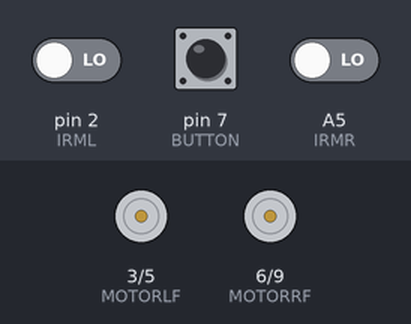
Simulated run of this sketch. Board: Arduino Uno, built with avr-gcc and run on an emulated ATmega328P. Parts: motor-driver pin pairs drawn as motors (green arrow = first pin HIGH = forward, orange = second pin HIGH = backward, longer = more drive). The test bench sets the inputs (shaded band); at power-on: pin 7 (BUTTON) HIGH, A5 (IRMR) LOW, pin 2 (IRML) LOW.

Above: at 0.8 s.
0.9 s: pin 7 (BUTTON) pulled LOW for 0.15 s
At 3.3 s:
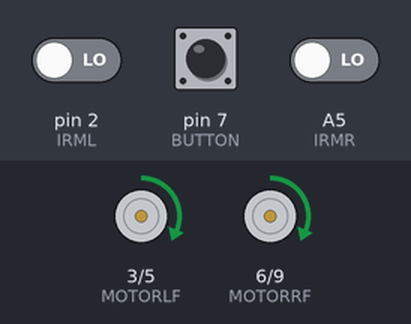
4.0 s: A5 (IRMR) driven HIGH
At 5.2 s:
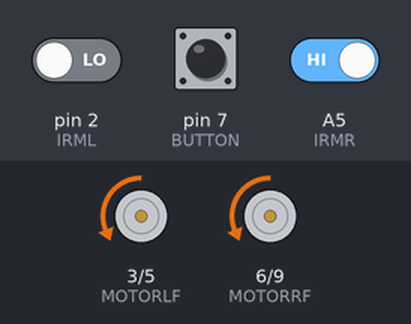
5.5 s: pin 2 (IRML) driven HIGH
At 5.56 s:
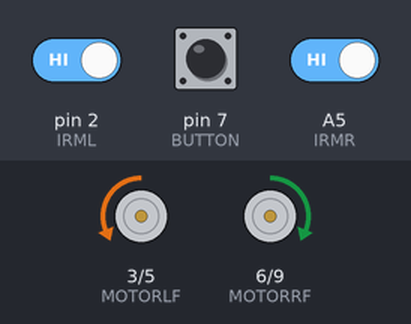
7.1 s: pin 2 (IRML) driven LOW
At 7.6 s:
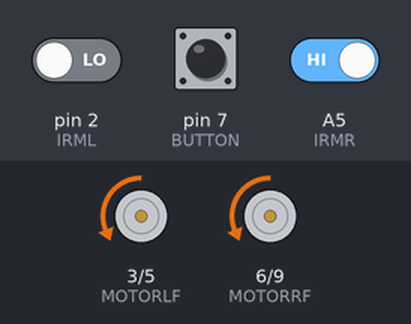
8.6 s: A5 (IRMR) driven LOW
At 8.66 s:
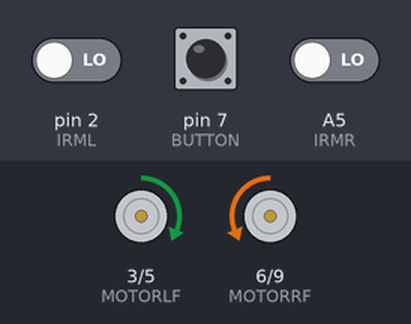
Timing chart, 0 to 11.2 s (numbered marks = the images above; inputs shaded):
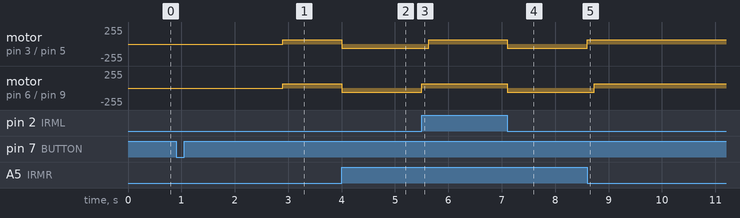

Measured:
- after the input at 0.9 s, motor on pin 3 (MOTORLF) / pin 5 (MOTORLB), motor on pin 6 (MOTORRF) / pin 9 (MOTORRB): stopped → forward 65/255 after 2.0 s
- after the input at 4.0 s, motor on pin 3 (MOTORLF) / pin 5 (MOTORLB), motor on pin 6 (MOTORRF) / pin 9 (MOTORRB): forward 65/255 → backward 65/255 at once
- after the input at 5.5 s, motor on pin 3 (MOTORLF) / pin 5 (MOTORLB): backward 65/255 → forward 65/255 after 0.13 s; motor on pin 6 (MOTORRF) / pin 9 (MOTORRB): backward 65/255 → forward 65/255 at once
- after the input at 7.1 s, motor on pin 3 (MOTORLF) / pin 5 (MOTORLB), motor on pin 6 (MOTORRF) / pin 9 (MOTORRB): forward 65/255 → backward 65/255 at once
- after the input at 8.6 s, motor on pin 3 (MOTORLF) / pin 5 (MOTORLB): backward 65/255 → forward 65/255 at once; motor on pin 6 (MOTORRF) / pin 9 (MOTORRB): backward 65/255 → forward 65/255 after 0.13 s

The sketch:

arduino_car_awesome.ino
```cpp
#define MOTORLF 3 // MOTOR LEFT FORWARD WHEN HIGH
#define MOTORLB 5 // MOTOR LEFT BACKWARD WHEN HIGH
#define MOTORRF 6 // MOTOR RIGHT FORWARD WHEN HIGH
#define MOTORRB 9 // MOTOR RIGHT BACKWARD WHEN HIGH

#define IRR 13
#define IRML 2
#define IRMR A5
#define IRL A4

#define BUTTON 7

#define RIGHT_FIRST 1
#define LEFT_FIRST 0
#define DETECTED 1
#define NOT_DETECTED 0
#define DIR_LEFT 0
#define DIR_RIGHT 1

#define TURN_FACTOR 0.45
#define TURN_BOUND 800
int SPEED_LEFT = 65;
int SPEED_RIGHT = 65;

void leftMotor(int);
void rightMotor(int);

long long detectTime = 0;
bool whichSideFirst = LEFT_FIRST;
bool isDetected = NOT_DETECTED;

void setup() {
  pinMode(MOTORLF, OUTPUT);
  pinMode(MOTORLB, OUTPUT);
  pinMode(MOTORRF, OUTPUT);
  pinMode(MOTORRB, OUTPUT);
  pinMode(IRR, INPUT);
  pinMode(IRMR, INPUT);
  pinMode(IRML, INPUT);
  pinMode(IRL, INPUT);
  pinMode(BUTTON, INPUT_PULLUP);

  //Serial.begin(9600);
  //Serial.println("BEGIN");
  //leftMotor(50);
  //rightMotor(50);
  while(digitalRead(BUTTON)){
    // loop until button is pressed down
  }
  delay(2000);
  // GO!!!!
  //Serial.println("GOOOO");
}

void loop() {
//  bool irrState = !digitalRead(IRR);
  bool irmrState = digitalRead(IRMR);
  bool irmlState = !digitalRead(IRML);
//  bool irlState = !digitalRead(IRL);

/*
  if(!digitalRead(IRMR)){ //右邊先碰線
    Serial.println("RIGHT");
    detectTime = millis();
    while(digitalRead(IRML)){}
    // 左轉
    Serial.println("LEFT TURN");
    leftMotor(-TURN_SPEED);
    rightMotor(TURN_SPEED);
    delay(TURN_FACTOR*(millis()-detectTime));
  } else if (!digitalRead(IRML)){ //左邊先碰線
    Serial.println("LEFT");
    detectTime = millis();
    while(digitalRead(IRMR)){}
    // 右轉
    Serial.println("RIGHT TURN");
    leftMotor(TURN_SPEED);
    rightMotor(-TURN_SPEED);
    delay(TURN_FACTOR*(millis()-detectTime));
  } else {
    Serial.println("FORWARD");
    leftMotor(GO_SPEED_LEFT);
    rightMotor(GO_SPEED_RIGHT);
  }
*/

//Serial.println(irmlState);


  if(irmrState && !isDetected){
    //Serial.println("RIGHT DETECT");
    isDetected = DETECTED;
    whichSideFirst = RIGHT_FIRST;
    detectTime = millis();
    //increaseSpeed(DIR_RIGHT);
  } else if (irmlState && !isDetected){
    //Serial.println("LEFT DETECT");
    isDetected = DETECTED;
    whichSideFirst = LEFT_FIRST;
    detectTime = millis();
    //increaseSpeed(DIR_LEFT);
  } else if (irmrState && isDetected && (whichSideFirst == LEFT_FIRST)){
    // 右轉
    //Serial.println("RIGHT TURN");
    leftMotor(SPEED_LEFT);
    rightMotor(-SPEED_RIGHT);
    delay(TURN_FACTOR*constrain(TURN_BOUND-(millis()-detectTime), 0, TURN_BOUND));
    isDetected = NOT_DETECTED;
    backCheck();
  } else if (irmlState && isDetected && (whichSideFirst == RIGHT_FIRST)){
    // 左轉
    //Serial.println("LEFT TURN");
    leftMotor(-SPEED_LEFT);
    rightMotor(SPEED_RIGHT);
    delay(TURN_FACTOR*constrain(TURN_BOUND-(millis()-detectTime), 0, TURN_BOUND));
    isDetected = NOT_DETECTED;
    backCheck();
  } else {
    leftMotor(SPEED_LEFT);
    rightMotor(SPEED_RIGHT);
  }


//    if(irmState){
//      leftMotor(-30);
//      rightMotor(-60);
//      delay(100);
//    }else if(irlState){
//      leftMotor(50);
//      rightMotor(20);
//    }else{
//      leftMotor(20);
//      rightMotor(60);
//    }


//  if(irmState){
//    if(irrState){
//      leftMotor(20);
//      rightMotor(80);
//    }else if(irlState){
//      leftMotor(80);
//      rightMotor(20);
//    } else {
//      leftMotor(-40);
//      rightMotor(-60);
//    }
//  } else {
//    if(irrState){
//      leftMotor(30);
//      rightMotor(70);
//    }else if(irlState){
//      leftMotor(70);
//      rightMotor(30);
//    } else {
//      leftMotor(50);
//      rightMotor(50);
//    }
//  }
}

void increaseSpeed(bool dir){
  if(dir == DIR_RIGHT && SPEED_RIGHT < 55){
    ++SPEED_RIGHT;
    --SPEED_LEFT;
  } else if(dir == DIR_LEFT && SPEED_LEFT < 55){
    ++SPEED_LEFT;
    --SPEED_RIGHT;
  }
}

void backCheck(){
  bool irmrState = digitalRead(IRMR);
  bool irmlState = !digitalRead(IRML);
  if(irmrState && irmlState){
    // 後退一下
    leftMotor(-SPEED_LEFT);
    rightMotor(-SPEED_RIGHT);
    delay(300);
    backCheck();
  } else if(whichSideFirst == RIGHT_FIRST){
    leftMotor(SPEED_LEFT);
    rightMotor(-SPEED_RIGHT);
    delay(130);
  } else {
    leftMotor(-SPEED_LEFT);
    rightMotor(SPEED_RIGHT);
    delay(130);
  }
}


void leftMotor(int s){
  if(s > 0){
    analogWrite(MOTORLF, s);
    digitalWrite(MOTORLB, LOW);
  } else if (s == 0){
    digitalWrite(MOTORLF, LOW);
    digitalWrite(MOTORLB, LOW);
  } else {
    digitalWrite(MOTORLF, LOW);
    analogWrite(MOTORLB, -s);
  }
}

void rightMotor(int s){
  if(s > 0){
    analogWrite(MOTORRF, s);
    digitalWrite(MOTORRB, LOW);
  } else if (s == 0){
    digitalWrite(MOTORRF, LOW);
    digitalWrite(MOTORRB, LOW);
  } else {
    digitalWrite(MOTORRF, LOW);
    analogWrite(MOTORRB, -s);
  }
}
```
